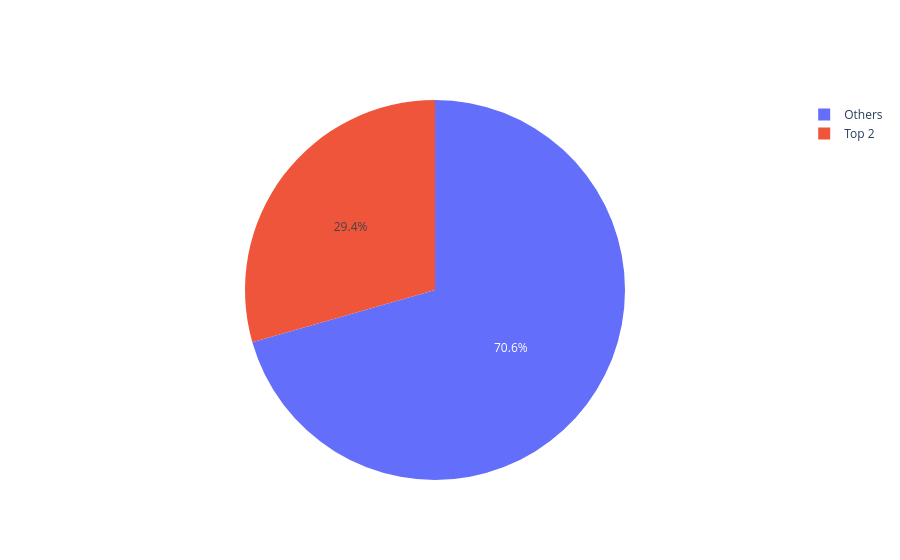

The cell this chart's notebook holds for it:
### Code cell
fig = go.Figure(
    data=[
    go.Pie(
        labels=State_CA_TX.index, 
        values=State_CA_TX.values,
        
        )])

fig.show()

### Figure 1 — Plotly figure (JSON) as saved in the notebook; plotly's stock layout.template omitted (floating-point values rounded to 4 significant figures)
{"data": [{"labels": ["Others", "Top 2"], "type": "pie", "values": [411200.0, 171500.0]}], "layout": {}}
